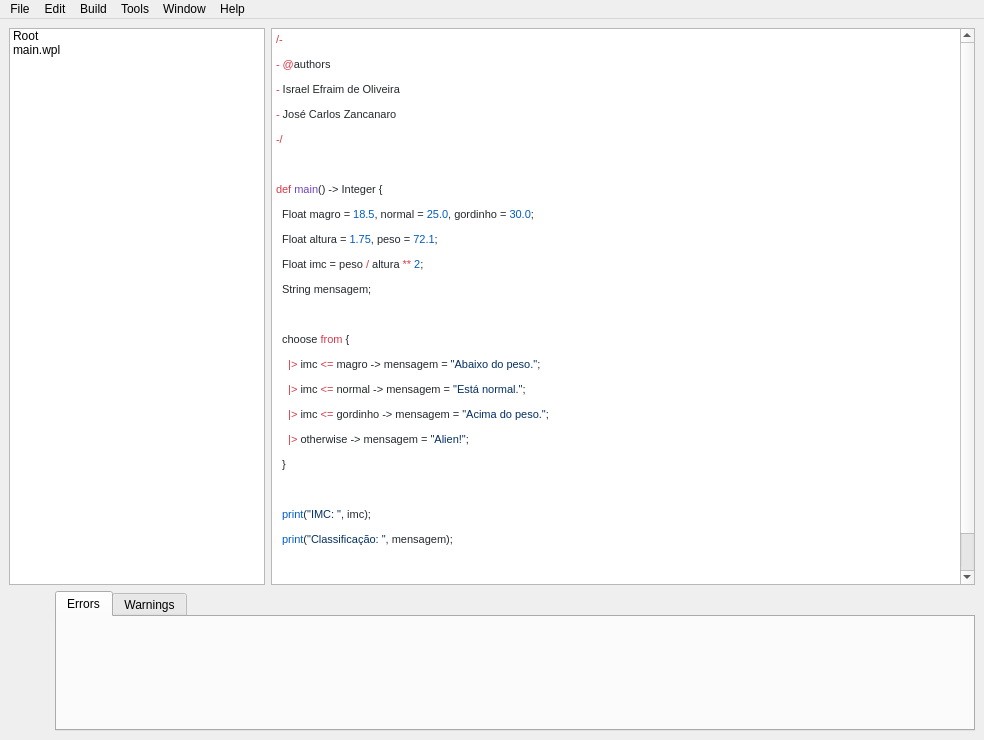
<?xml version="1.0" encoding="UTF-8"?>
<ui version="4.0">
 <class>MainWindow</class>
 <widget class="QMainWindow" name="MainWindow">
  <property name="geometry">
   <rect>
    <x>0</x>
    <y>0</y>
    <width>984</width>
    <height>740</height>
   </rect>
  </property>
  <property name="windowTitle">
   <string>[WIDE] Winter IDE</string>
  </property>
  <property name="windowIcon">
   <iconset resource="resources/main.qrc">
    <normaloff>:/icon/snowflake.ico</normaloff>:/icon/snowflake.ico</iconset>
  </property>
  <widget class="QWidget" name="centralwidget">
   <layout class="QVBoxLayout" name="verticalLayout">
    <item>
     <layout class="QHBoxLayout" name="upperLayout">
      <item>
       <widget class="QTreeWidget" name="treeWidget">
        <property name="sizePolicy">
         <sizepolicy hsizetype="Preferred" vsizetype="Preferred">
          <horstretch>0</horstretch>
          <verstretch>0</verstretch>
         </sizepolicy>
        </property>
        <property name="minimumSize">
         <size>
          <width>230</width>
          <height>557</height>
         </size>
        </property>
        <property name="baseSize">
         <size>
          <width>0</width>
          <height>0</height>
         </size>
        </property>
        <property name="rootIsDecorated">
         <bool>false</bool>
        </property>
        <property name="headerHidden">
         <bool>true</bool>
        </property>
        <column>
         <property name="text">
          <string>Name</string>
         </property>
        </column>
        <item>
         <property name="text">
          <string>Root</string>
         </property>
         <item>
          <property name="text">
           <string>custom.wpl</string>
          </property>
         </item>
        </item>
        <item>
         <property name="text">
          <string>main.wpl</string>
         </property>
        </item>
       </widget>
      </item>
      <item>
       <widget class="QTextEdit" name="textEdit">
        <property name="html">
         <string>&lt;!DOCTYPE HTML PUBLIC &quot;-//W3C//DTD HTML 4.0//EN&quot; &quot;http://www.w3.org/TR/REC-html40/strict.dtd&quot;&gt;
&lt;html&gt;&lt;head&gt;&lt;meta name=&quot;qrichtext&quot; content=&quot;1&quot; /&gt;&lt;style type=&quot;text/css&quot;&gt;
p, li { white-space: pre-wrap; }
&lt;/style&gt;&lt;/head&gt;&lt;body style=&quot; font-family:'MS Shell Dlg 2'; font-size:8.25pt; font-weight:400; font-style:normal;&quot;&gt;
&lt;p style=&quot; margin-top:12px; margin-bottom:0px; margin-left:0px; margin-right:0px; -qt-block-indent:0; text-indent:0px;&quot;&gt;&lt;span style=&quot; font-family:'Consolas'; font-size:8pt; color:#d73a49;&quot;&gt;/-&lt;/span&gt;&lt;span style=&quot; font-family:'MS Shell Dlg 2'; font-size:8pt;&quot;&gt; &lt;/span&gt;&lt;/p&gt;
&lt;p style=&quot; margin-top:12px; margin-bottom:0px; margin-left:0px; margin-right:0px; -qt-block-indent:0; text-indent:0px;&quot;&gt;&lt;span style=&quot; font-family:'Consolas'; font-size:8pt; color:#d73a49;&quot;&gt;-&lt;/span&gt;&lt;span style=&quot; font-family:'Consolas'; font-size:8pt; color:#24292e;&quot;&gt; &lt;/span&gt;&lt;span style=&quot; font-family:'Consolas'; font-size:8pt; color:#d73a49;&quot;&gt;@&lt;/span&gt;&lt;span style=&quot; font-family:'Consolas'; font-size:8pt; color:#24292e;&quot;&gt;authors&lt;/span&gt;&lt;span style=&quot; font-family:'MS Shell Dlg 2'; font-size:8pt;&quot;&gt; &lt;/span&gt;&lt;/p&gt;
&lt;p style=&quot; margin-top:12px; margin-bottom:0px; margin-left:0px; margin-right:0px; -qt-block-indent:0; text-indent:0px;&quot;&gt;&lt;span style=&quot; font-family:'Consolas'; font-size:8pt; color:#d73a49;&quot;&gt;-&lt;/span&gt;&lt;span style=&quot; font-family:'Consolas'; font-size:8pt; color:#24292e;&quot;&gt; Israel Efraim de Oliveira&lt;/span&gt;&lt;span style=&quot; font-family:'MS Shell Dlg 2'; font-size:8pt;&quot;&gt; &lt;/span&gt;&lt;/p&gt;
&lt;p style=&quot; margin-top:12px; margin-bottom:0px; margin-left:0px; margin-right:0px; -qt-block-indent:0; text-indent:0px;&quot;&gt;&lt;span style=&quot; font-family:'Consolas'; font-size:8pt; color:#d73a49;&quot;&gt;-&lt;/span&gt;&lt;span style=&quot; font-family:'Consolas'; font-size:8pt; color:#24292e;&quot;&gt; José Carlos Zancanaro&lt;/span&gt;&lt;span style=&quot; font-family:'MS Shell Dlg 2'; font-size:8pt;&quot;&gt; &lt;/span&gt;&lt;/p&gt;
&lt;p style=&quot; margin-top:12px; margin-bottom:0px; margin-left:0px; margin-right:0px; -qt-block-indent:0; text-indent:0px;&quot;&gt;&lt;span style=&quot; font-family:'Consolas'; font-size:8pt; color:#d73a49;&quot;&gt;-/&lt;/span&gt;&lt;span style=&quot; font-family:'MS Shell Dlg 2'; font-size:8pt;&quot;&gt; &lt;/span&gt;&lt;/p&gt;
&lt;p style=&quot; margin-top:12px; margin-bottom:0px; margin-left:0px; margin-right:0px; -qt-block-indent:0; text-indent:0px;&quot;&gt;&lt;span style=&quot; font-family:'Consolas'; font-size:8pt; color:#d73a49;&quot;&gt; &lt;/span&gt;&lt;span style=&quot; font-family:'MS Shell Dlg 2'; font-size:8pt;&quot;&gt; &lt;/span&gt;&lt;/p&gt;
&lt;p style=&quot; margin-top:12px; margin-bottom:0px; margin-left:0px; margin-right:0px; -qt-block-indent:0; text-indent:0px;&quot;&gt;&lt;span style=&quot; font-family:'Consolas'; font-size:8pt; color:#d73a49;&quot;&gt;def&lt;/span&gt;&lt;span style=&quot; font-family:'Consolas'; font-size:8pt; color:#24292e;&quot;&gt; &lt;/span&gt;&lt;span style=&quot; font-family:'Consolas'; font-size:8pt; color:#6f42c1;&quot;&gt;main&lt;/span&gt;&lt;span style=&quot; font-family:'Consolas'; font-size:8pt; color:#24292e;&quot;&gt;() -&amp;gt; Integer {&lt;/span&gt;&lt;span style=&quot; font-family:'MS Shell Dlg 2'; font-size:8pt;&quot;&gt; &lt;/span&gt;&lt;/p&gt;
&lt;p style=&quot; margin-top:12px; margin-bottom:0px; margin-left:0px; margin-right:0px; -qt-block-indent:0; text-indent:0px;&quot;&gt;&lt;span style=&quot; font-family:'Consolas'; font-size:8pt; color:#24292e;&quot;&gt;  Float magro = &lt;/span&gt;&lt;span style=&quot; font-family:'Consolas'; font-size:8pt; color:#005cc5;&quot;&gt;18.5&lt;/span&gt;&lt;span style=&quot; font-family:'Consolas'; font-size:8pt; color:#24292e;&quot;&gt;, normal = &lt;/span&gt;&lt;span style=&quot; font-family:'Consolas'; font-size:8pt; color:#005cc5;&quot;&gt;25.0&lt;/span&gt;&lt;span style=&quot; font-family:'Consolas'; font-size:8pt; color:#24292e;&quot;&gt;, gordinho = &lt;/span&gt;&lt;span style=&quot; font-family:'Consolas'; font-size:8pt; color:#005cc5;&quot;&gt;30.0&lt;/span&gt;&lt;span style=&quot; font-family:'Consolas'; font-size:8pt; color:#24292e;&quot;&gt;; &lt;/span&gt;&lt;/p&gt;
&lt;p style=&quot; margin-top:12px; margin-bottom:0px; margin-left:0px; margin-right:0px; -qt-block-indent:0; text-indent:0px;&quot;&gt;&lt;span style=&quot; font-family:'Consolas'; font-size:8pt; color:#24292e;&quot;&gt;  Float altura = &lt;/span&gt;&lt;span style=&quot; font-family:'Consolas'; font-size:8pt; color:#005cc5;&quot;&gt;1.75&lt;/span&gt;&lt;span style=&quot; font-family:'Consolas'; font-size:8pt; color:#24292e;&quot;&gt;, peso = &lt;/span&gt;&lt;span style=&quot; font-family:'Consolas'; font-size:8pt; color:#005cc5;&quot;&gt;72.1&lt;/span&gt;&lt;span style=&quot; font-family:'Consolas'; font-size:8pt; color:#24292e;&quot;&gt;;&lt;/span&gt;&lt;span style=&quot; font-family:'MS Shell Dlg 2'; font-size:8pt;&quot;&gt; &lt;/span&gt;&lt;/p&gt;
&lt;p style=&quot; margin-top:12px; margin-bottom:0px; margin-left:0px; margin-right:0px; -qt-block-indent:0; text-indent:0px;&quot;&gt;&lt;span style=&quot; font-family:'Consolas'; font-size:8pt; color:#24292e;&quot;&gt;  Float imc = peso &lt;/span&gt;&lt;span style=&quot; font-family:'Consolas'; font-size:8pt; color:#d73a49;&quot;&gt;/&lt;/span&gt;&lt;span style=&quot; font-family:'Consolas'; font-size:8pt; color:#24292e;&quot;&gt; altura &lt;/span&gt;&lt;span style=&quot; font-family:'Consolas'; font-size:8pt; color:#d73a49;&quot;&gt;**&lt;/span&gt;&lt;span style=&quot; font-family:'Consolas'; font-size:8pt; color:#24292e;&quot;&gt; &lt;/span&gt;&lt;span style=&quot; font-family:'Consolas'; font-size:8pt; color:#005cc5;&quot;&gt;2&lt;/span&gt;&lt;span style=&quot; font-family:'Consolas'; font-size:8pt; color:#24292e;&quot;&gt;;&lt;/span&gt;&lt;span style=&quot; font-family:'MS Shell Dlg 2'; font-size:8pt;&quot;&gt; &lt;/span&gt;&lt;/p&gt;
&lt;p style=&quot; margin-top:12px; margin-bottom:0px; margin-left:0px; margin-right:0px; -qt-block-indent:0; text-indent:0px;&quot;&gt;&lt;span style=&quot; font-family:'Consolas'; font-size:8pt; color:#24292e;&quot;&gt;  String mensagem;&lt;/span&gt;&lt;span style=&quot; font-family:'MS Shell Dlg 2'; font-size:8pt;&quot;&gt; &lt;/span&gt;&lt;/p&gt;
&lt;p style=&quot; margin-top:12px; margin-bottom:0px; margin-left:0px; margin-right:0px; -qt-block-indent:0; text-indent:0px;&quot;&gt;&lt;span style=&quot; font-family:'Consolas'; font-size:8pt; color:#24292e;&quot;&gt; &lt;/span&gt;&lt;span style=&quot; font-family:'MS Shell Dlg 2'; font-size:8pt;&quot;&gt; &lt;/span&gt;&lt;/p&gt;
&lt;p style=&quot; margin-top:12px; margin-bottom:0px; margin-left:0px; margin-right:0px; -qt-block-indent:0; text-indent:0px;&quot;&gt;&lt;span style=&quot; font-family:'Consolas'; font-size:8pt; color:#24292e;&quot;&gt;  choose &lt;/span&gt;&lt;span style=&quot; font-family:'Consolas'; font-size:8pt; color:#d73a49;&quot;&gt;from&lt;/span&gt;&lt;span style=&quot; font-family:'Consolas'; font-size:8pt; color:#24292e;&quot;&gt; {&lt;/span&gt;&lt;span style=&quot; font-family:'MS Shell Dlg 2'; font-size:8pt;&quot;&gt; &lt;/span&gt;&lt;/p&gt;
&lt;p style=&quot; margin-top:12px; margin-bottom:0px; margin-left:0px; margin-right:0px; -qt-block-indent:0; text-indent:0px;&quot;&gt;&lt;span style=&quot; font-family:'Consolas'; font-size:8pt; color:#d73a49;&quot;&gt;    |&amp;gt;&lt;/span&gt;&lt;span style=&quot; font-family:'Consolas'; font-size:8pt; color:#24292e;&quot;&gt; imc &lt;/span&gt;&lt;span style=&quot; font-family:'Consolas'; font-size:8pt; color:#d73a49;&quot;&gt;&amp;lt;=&lt;/span&gt;&lt;span style=&quot; font-family:'Consolas'; font-size:8pt; color:#24292e;&quot;&gt; magro -&amp;gt; mensagem = &lt;/span&gt;&lt;span style=&quot; font-family:'Consolas'; font-size:8pt; color:#032f62;&quot;&gt;&amp;quot;Abaixo do peso.&amp;quot;&lt;/span&gt;&lt;span style=&quot; font-family:'Consolas'; font-size:8pt; color:#24292e;&quot;&gt;;&lt;/span&gt;&lt;span style=&quot; font-family:'MS Shell Dlg 2'; font-size:8pt;&quot;&gt; &lt;/span&gt;&lt;/p&gt;
&lt;p style=&quot; margin-top:12px; margin-bottom:0px; margin-left:0px; margin-right:0px; -qt-block-indent:0; text-indent:0px;&quot;&gt;&lt;span style=&quot; font-family:'Consolas'; font-size:8pt; color:#d73a49;&quot;&gt;    |&amp;gt;&lt;/span&gt;&lt;span style=&quot; font-family:'Consolas'; font-size:8pt; color:#24292e;&quot;&gt; imc &lt;/span&gt;&lt;span style=&quot; font-family:'Consolas'; font-size:8pt; color:#d73a49;&quot;&gt;&amp;lt;=&lt;/span&gt;&lt;span style=&quot; font-family:'Consolas'; font-size:8pt; color:#24292e;&quot;&gt; normal -&amp;gt; mensagem = &lt;/span&gt;&lt;span style=&quot; font-family:'Consolas'; font-size:8pt; color:#032f62;&quot;&gt;&amp;quot;Está normal.&amp;quot;&lt;/span&gt;&lt;span style=&quot; font-family:'Consolas'; font-size:8pt; color:#24292e;&quot;&gt;;&lt;/span&gt;&lt;span style=&quot; font-family:'MS Shell Dlg 2'; font-size:8pt;&quot;&gt; &lt;/span&gt;&lt;/p&gt;
&lt;p style=&quot; margin-top:12px; margin-bottom:0px; margin-left:0px; margin-right:0px; -qt-block-indent:0; text-indent:0px;&quot;&gt;&lt;span style=&quot; font-family:'Consolas'; font-size:8pt; color:#d73a49;&quot;&gt;    |&amp;gt;&lt;/span&gt;&lt;span style=&quot; font-family:'Consolas'; font-size:8pt; color:#24292e;&quot;&gt; imc &lt;/span&gt;&lt;span style=&quot; font-family:'Consolas'; font-size:8pt; color:#d73a49;&quot;&gt;&amp;lt;=&lt;/span&gt;&lt;span style=&quot; font-family:'Consolas'; font-size:8pt; color:#24292e;&quot;&gt; gordinho -&amp;gt; mensagem = &lt;/span&gt;&lt;span style=&quot; font-family:'Consolas'; font-size:8pt; color:#032f62;&quot;&gt;&amp;quot;Acima do peso.&amp;quot;&lt;/span&gt;&lt;span style=&quot; font-family:'Consolas'; font-size:8pt; color:#24292e;&quot;&gt;;&lt;/span&gt;&lt;span style=&quot; font-family:'MS Shell Dlg 2'; font-size:8pt;&quot;&gt; &lt;/span&gt;&lt;/p&gt;
&lt;p style=&quot; margin-top:12px; margin-bottom:0px; margin-left:0px; margin-right:0px; -qt-block-indent:0; text-indent:0px;&quot;&gt;&lt;span style=&quot; font-family:'Consolas'; font-size:8pt; color:#d73a49;&quot;&gt;    |&amp;gt;&lt;/span&gt;&lt;span style=&quot; font-family:'Consolas'; font-size:8pt; color:#24292e;&quot;&gt; otherwise -&amp;gt; mensagem = &lt;/span&gt;&lt;span style=&quot; font-family:'Consolas'; font-size:8pt; color:#032f62;&quot;&gt;&amp;quot;Alien!&amp;quot;&lt;/span&gt;&lt;span style=&quot; font-family:'Consolas'; font-size:8pt; color:#24292e;&quot;&gt;;&lt;/span&gt;&lt;span style=&quot; font-family:'MS Shell Dlg 2'; font-size:8pt;&quot;&gt; &lt;/span&gt;&lt;/p&gt;
&lt;p style=&quot; margin-top:12px; margin-bottom:0px; margin-left:0px; margin-right:0px; -qt-block-indent:0; text-indent:0px;&quot;&gt;&lt;span style=&quot; font-family:'Consolas'; font-size:8pt; color:#24292e;&quot;&gt;  }&lt;/span&gt;&lt;span style=&quot; font-family:'MS Shell Dlg 2'; font-size:8pt;&quot;&gt; &lt;/span&gt;&lt;/p&gt;
&lt;p style=&quot; margin-top:12px; margin-bottom:0px; margin-left:0px; margin-right:0px; -qt-block-indent:0; text-indent:0px;&quot;&gt;&lt;span style=&quot; font-family:'Consolas'; font-size:8pt; color:#24292e;&quot;&gt; &lt;/span&gt;&lt;span style=&quot; font-family:'MS Shell Dlg 2'; font-size:8pt;&quot;&gt; &lt;/span&gt;&lt;/p&gt;
&lt;p style=&quot; margin-top:12px; margin-bottom:0px; margin-left:0px; margin-right:0px; -qt-block-indent:0; text-indent:0px;&quot;&gt;&lt;span style=&quot; font-family:'Consolas'; font-size:8pt; color:#005cc5;&quot;&gt;  print&lt;/span&gt;&lt;span style=&quot; font-family:'Consolas'; font-size:8pt; color:#24292e;&quot;&gt;(&lt;/span&gt;&lt;span style=&quot; font-family:'Consolas'; font-size:8pt; color:#032f62;&quot;&gt;&amp;quot;IMC: &amp;quot;&lt;/span&gt;&lt;span style=&quot; font-family:'Consolas'; font-size:8pt; color:#24292e;&quot;&gt;, imc);&lt;/span&gt;&lt;span style=&quot; font-family:'MS Shell Dlg 2'; font-size:8pt;&quot;&gt; &lt;/span&gt;&lt;/p&gt;
&lt;p style=&quot; margin-top:12px; margin-bottom:0px; margin-left:0px; margin-right:0px; -qt-block-indent:0; text-indent:0px;&quot;&gt;&lt;span style=&quot; font-family:'Consolas'; font-size:8pt; color:#005cc5;&quot;&gt;  print&lt;/span&gt;&lt;span style=&quot; font-family:'Consolas'; font-size:8pt; color:#24292e;&quot;&gt;(&lt;/span&gt;&lt;span style=&quot; font-family:'Consolas'; font-size:8pt; color:#032f62;&quot;&gt;&amp;quot;Classificação: &amp;quot;&lt;/span&gt;&lt;span style=&quot; font-family:'Consolas'; font-size:8pt; color:#24292e;&quot;&gt;, mensagem);&lt;/span&gt;&lt;span style=&quot; font-family:'MS Shell Dlg 2'; font-size:8pt;&quot;&gt; &lt;/span&gt;&lt;/p&gt;
&lt;p style=&quot; margin-top:12px; margin-bottom:0px; margin-left:0px; margin-right:0px; -qt-block-indent:0; text-indent:0px;&quot;&gt;&lt;span style=&quot; font-family:'Consolas'; font-size:8pt; color:#24292e;&quot;&gt; &lt;/span&gt;&lt;span style=&quot; font-family:'MS Shell Dlg 2'; font-size:8pt;&quot;&gt; &lt;/span&gt;&lt;/p&gt;
&lt;p style=&quot; margin-top:12px; margin-bottom:0px; margin-left:0px; margin-right:0px; -qt-block-indent:0; text-indent:0px;&quot;&gt;&lt;span style=&quot; font-family:'Consolas'; font-size:8pt; color:#d73a49;&quot;&gt;  return&lt;/span&gt;&lt;span style=&quot; font-family:'Consolas'; font-size:8pt; color:#24292e;&quot;&gt; &lt;/span&gt;&lt;span style=&quot; font-family:'Consolas'; font-size:8pt; color:#005cc5;&quot;&gt;0&lt;/span&gt;&lt;span style=&quot; font-family:'Consolas'; font-size:8pt; color:#24292e;&quot;&gt;;&lt;/span&gt;&lt;span style=&quot; font-family:'MS Shell Dlg 2'; font-size:8pt;&quot;&gt; &lt;/span&gt;&lt;/p&gt;
&lt;p style=&quot; margin-top:12px; margin-bottom:12px; margin-left:0px; margin-right:0px; -qt-block-indent:0; text-indent:0px;&quot;&gt;&lt;span style=&quot; font-family:'Consolas'; font-size:8pt; color:#24292e;&quot;&gt;}&lt;/span&gt;&lt;span style=&quot; font-family:'MS Shell Dlg 2'; font-size:8pt;&quot;&gt; &lt;/span&gt;&lt;/p&gt;&lt;/body&gt;&lt;/html&gt;</string>
        </property>
       </widget>
      </item>
     </layout>
    </item>
    <item>
     <layout class="QHBoxLayout" name="bottomLayout">
      <item>
       <layout class="QVBoxLayout" name="verticalLayout_2">
        <item>
         <widget class="QPushButton" name="pushButton">
          <property name="text">
           <string/>
          </property>
          <property name="icon">
           <iconset resource="resources/main.qrc">
            <normaloff>:/icon/play.ico</normaloff>:/icon/play.ico</iconset>
          </property>
          <property name="iconSize">
           <size>
            <width>42</width>
            <height>42</height>
           </size>
          </property>
          <property name="flat">
           <bool>true</bool>
          </property>
         </widget>
        </item>
        <item>
         <spacer name="verticalSpacer">
          <property name="orientation">
           <enum>Qt::Vertical</enum>
          </property>
          <property name="sizeHint" stdset="0">
           <size>
            <width>20</width>
            <height>40</height>
           </size>
          </property>
         </spacer>
        </item>
       </layout>
      </item>
      <item>
       <widget class="QTabWidget" name="tabWidget">
        <property name="currentIndex">
         <number>0</number>
        </property>
        <widget class="QWidget" name="tab">
         <attribute name="title">
          <string>Errors</string>
         </attribute>
        </widget>
        <widget class="QWidget" name="tab_2">
         <attribute name="title">
          <string>Warnings</string>
         </attribute>
        </widget>
       </widget>
      </item>
     </layout>
    </item>
   </layout>
  </widget>
  <widget class="QMenuBar" name="menubar">
   <property name="geometry">
    <rect>
     <x>0</x>
     <y>0</y>
     <width>984</width>
     <height>21</height>
    </rect>
   </property>
   <widget class="QMenu" name="menuFile">
    <property name="title">
     <string>File</string>
    </property>
    <addaction name="actionNew"/>
    <addaction name="actionOpen"/>
    <addaction name="actionSave"/>
    <addaction name="actionExit"/>
   </widget>
   <widget class="QMenu" name="menuEdit">
    <property name="title">
     <string>Edit</string>
    </property>
    <addaction name="actionCut"/>
    <addaction name="actionCopy"/>
    <addaction name="actionPaste"/>
    <addaction name="actionFind_Replace"/>
   </widget>
   <widget class="QMenu" name="menuBuild">
    <property name="title">
     <string>Build</string>
    </property>
    <addaction name="actionBuild"/>
    <addaction name="actionRun"/>
   </widget>
   <widget class="QMenu" name="menuTools">
    <property name="title">
     <string>Tools</string>
    </property>
    <addaction name="actionCode_Analysis"/>
   </widget>
   <widget class="QMenu" name="menuWindow">
    <property name="title">
     <string>Window</string>
    </property>
    <addaction name="actionError_Message"/>
    <addaction name="actionWarning_Messages"/>
   </widget>
   <widget class="QMenu" name="menuHelp">
    <property name="title">
     <string>Help</string>
    </property>
    <addaction name="actionAbout"/>
   </widget>
   <addaction name="menuFile"/>
   <addaction name="menuEdit"/>
   <addaction name="menuBuild"/>
   <addaction name="menuTools"/>
   <addaction name="menuWindow"/>
   <addaction name="menuHelp"/>
  </widget>
  <action name="actionNew">
   <property name="text">
    <string>New</string>
   </property>
  </action>
  <action name="actionOpen">
   <property name="text">
    <string>Open</string>
   </property>
  </action>
  <action name="actionSave">
   <property name="text">
    <string>Save</string>
   </property>
  </action>
  <action name="actionExit">
   <property name="text">
    <string>Exit</string>
   </property>
  </action>
  <action name="actionCut">
   <property name="text">
    <string>Cut</string>
   </property>
  </action>
  <action name="actionCopy">
   <property name="text">
    <string>Copy</string>
   </property>
  </action>
  <action name="actionPaste">
   <property name="text">
    <string>Paste</string>
   </property>
  </action>
  <action name="actionFind_Replace">
   <property name="text">
    <string>Find/Replace</string>
   </property>
  </action>
  <action name="actionBuild">
   <property name="text">
    <string>Build</string>
   </property>
  </action>
  <action name="actionRun">
   <property name="text">
    <string>Run</string>
   </property>
  </action>
  <action name="actionCode_Analysis">
   <property name="text">
    <string>Code Analysis</string>
   </property>
  </action>
  <action name="actionError_Message">
   <property name="text">
    <string>Error Messages</string>
   </property>
  </action>
  <action name="actionWarning_Messages">
   <property name="text">
    <string>Warning Messages</string>
   </property>
  </action>
  <action name="actionAbout">
   <property name="text">
    <string>About</string>
   </property>
  </action>
 </widget>
 <resources>
  <include location="resources/main.qrc"/>
 </resources>
 <connections/>
</ui>
